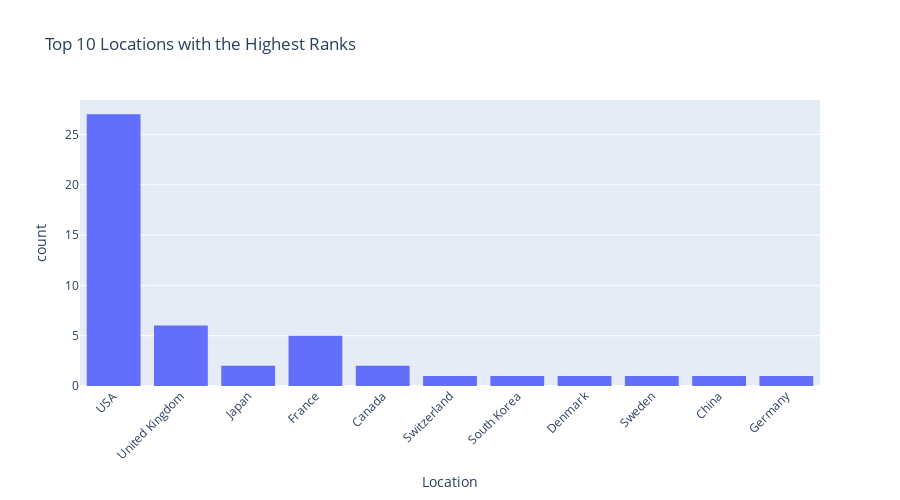

Write notebook code for a chart like this one.
### Code cell
import plotly.express as px

# Create bubble chart
fig = px.histogram(top_locations_df, x='Location', 
                 title='Top 10 Locations with the Highest Ranks',
                 labels={'Location': 'Location', 'World Rank': 'Rank'},
                   # Bubble size based on 'World Rank'
                   # Color scale based on 'World Rank'
                 hover_name='Location',  # Show location name on hover
                 height=500)

# Customize layout
fig.update_traces(marker=dict(line=dict(width=2, color='DarkSlateGrey')),  # Set marker border style
                  selector=dict(mode='markers'), xaxis={'categoryorder':'total ascending'}, textposition='outside')  # Use markers only

# Rotate x-axis labels for better readability
fig.update_layout(xaxis_tickangle=-45)

# Show plot
fig.show()

### Figure 1 — Plotly figure (JSON) as saved in the notebook; plotly's stock layout.template omitted (floating-point values rounded to 4 significant figures)
{"data": [{"alignmentgroup": "True", "bingroup": "x", "hovertemplate": "Location=%{x}<br>count=%{y}<extra></extra>", "legendgroup": "", "marker": {"color": "#636efa", "pattern": {"shape": ""}}, "name": "", "offsetgroup": "", "orientation": "v", "showlegend": false, "type": "histogram", "x": ["USA", "USA", "USA", "United Kingdom", "United Kingdom", "USA", "USA", "USA", "USA", "USA", "USA", "USA", "Japan", "USA", "USA", "USA", "USA", "USA", "United Kingdom", "USA", "France", "USA", "Canada", "USA", "USA", "Canada", "Japan", "USA", "United Kingdom", "Switzerland", "South Korea", "France", "USA", "USA", "Denmark", "USA", "USA", "Sweden", "France", "United Kingdom", "France", "USA", "USA", "China", "France", "Germany", "USA", "United Kingdom"], "xaxis": "x", "yaxis": "y"}], "layout": {"barmode": "relative", "height": 500, "legend": {"tracegroupgap": 0}, "title": {"text": "Top 10 Locations with the Highest Ranks"}, "xaxis": {"anchor": "y", "domain": [0, 1], "tickangle": -45, "title": {"text": "Location"}}, "yaxis": {"anchor": "x", "domain": [0, 1], "title": {"text": "count"}}}}
